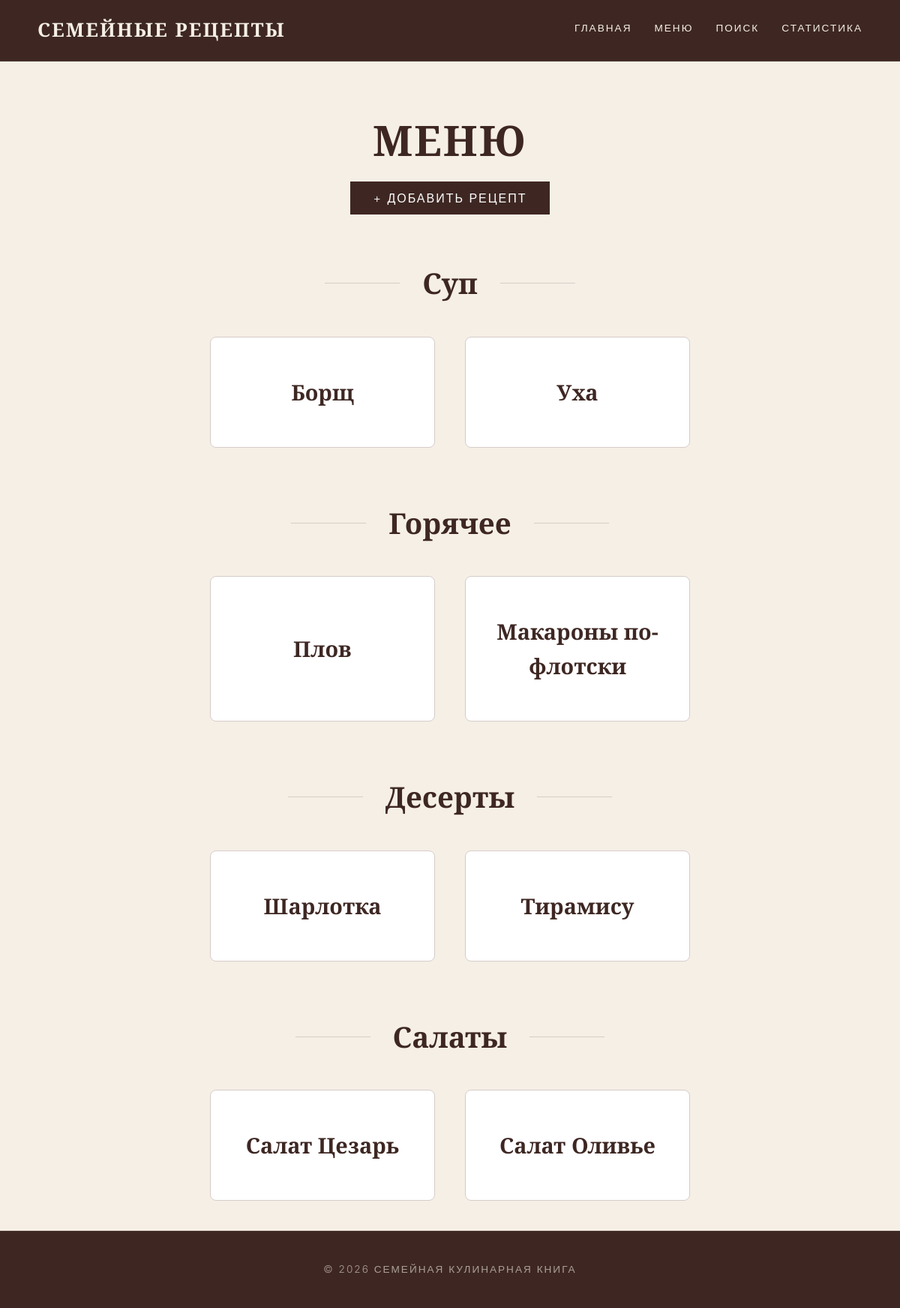
The app's page /menu/ with its own data.
### recipes/models.py (models this page shows, shortened)
class Category(models.Model):
    name = models.CharField(max_length=100, unique=True, verbose_name="Название категории")
    class Meta:
        verbose_name = "Категория"
        verbose_name_plural = "Категории"

class Recipe(models.Model):
    title = models.CharField(max_length=200, verbose_name="Название рецепта")
    category = models.ForeignKey(Category, on_delete=models.CASCADE, related_name="recipes", verbose_name="Категория")
    author = models.ForeignKey(Author, on_delete=models.SET_NULL, null=True, blank=True, related_name="recipes", verbose_name="Автор")
    cooking_time = models.PositiveIntegerField(help_text="Время в минутах", verbose_name="Время готовки")
    ingredients = models.TextField(verbose_name="Ингредиенты")
    instructions = models.TextField(verbose_name="Инструкция")
    image = models.ImageField(upload_to='recipes/', blank=True, null=True, verbose_name="Фото блюда")
    created_at = models.DateTimeField(auto_now_add=True, verbose_name="Дата создания")
    class Meta:
        verbose_name = "Рецепт"
        verbose_name_plural = "Рецепты"

### recipes/views.py (the view)
# urls.py: path('menu/', views.recipe_list, name='recipe_list'),
def recipe_list(request):
    recipes = Recipe.objects.select_related('category').all().order_by('category_id', 'id')
    paginator = Paginator(recipes, 20)
    page_obj = paginator.get_page(request.GET.get('page'))
    return render(request, 'recipes/recipe_list.html', {'page_obj': page_obj})

### recipes/templates/recipes/recipe_list.html (shortened to what this page needs)
{% extends "base.html" %}
{% block content %}
<div class="container">
    <h1 class="section-title">Меню</h1>
    <div style="text-align: center; margin-bottom: 40px;">
        <a href="{% url 'recipe_create' %}" style="background: var(--bg-dark); color: white; padding: 12px 30px; text-decoration: none; text-transform: uppercase; letter-spacing: 2px;">+ Добавить рецепт</a>
    </div>
    {% regroup page_obj by category.name as category_list %}
    {% for category in category_list %}
        <div class="category-group">
            <h2 class="category-heading">{{ category.grouper }}</h2>
            <div class="recipes-grid">
                {% for recipe in category.list %}
                    <a href="{% url 'recipe_detail' recipe.pk %}" class="recipe-card-link">
                        <div class="recipe-card">
                            <h3 class="recipe-title">{{ recipe.title }}</h3>
                        </div>
                    </a>
                {% endfor %}
            </div>
        </div>
    {% empty %}
        <p class="text-center">Рецептов пока нет.</p>
    {% endfor %}
</div>
{% endblock %}

### templates/base.html (style rules this page uses)
:root { --bg-cream: #F5EFE6; --bg-dark: #3E2723; --text-dark: #3E2723; --text-cream: #F5EFE6; --accent: #D35400; --border-color: #D7CCC8; }
* { box-sizing: border-box; margin: 0; padding: 0; }
body { background-color: var(--bg-cream); color: var(--text-dark); font-family: 'Inter', sans-serif; font-weight: 300; line-height: 1.6; display: flex; flex-direction: column; min-height: 100vh; }
h1, h2, h3, h4 { font-family: 'Playfair Display', serif; }
.container { max-width: 1140px; margin: 0 auto; padding: 0 20px; width: 100%; }

### recipes/templates/recipes/recipe_list.html (style rules this page uses)
.section-title { font-size: 3.5rem; text-align: center; margin-top: 60px; margin-bottom: 20px; color: var(--bg-dark); text-transform: uppercase; letter-spacing: 2px; }
.category-heading { font-family: 'Playfair Display', serif; font-size: 2.4rem; color: var(--bg-dark); margin-top: 70px; margin-bottom: 40px; display: flex; align-items: center; justify-content: center; gap: 30px; text-align: center; }
.category-heading::before, .category-heading::after { content: ''; height: 1px; width: 100px; background-color: var(--border-color); }
.recipes-grid { display: flex; flex-wrap: wrap; justify-content: center; gap: 40px; margin: 0 auto 40px auto; max-width: 1000px; }
.recipe-card-link { text-decoration: none; display: block; width: 300px; }
.recipe-card { background: #FFFFFF; border: 1px solid var(--border-color); border-radius: 8px; padding: 50px 20px; text-align: center; transition: all 0.4s ease; height: 100%; display: flex; flex-direction: column; justify-content: center; align-items: center; position: relative; overflow: hidden; }
.recipe-card::before { content: ''; position: absolute; top: 0; left: 0; width: 100%; height: 4px; background-color: var(--accent); transform: scaleX(0); transition: transform 0.3s ease; }
.recipe-title { color: var(--bg-dark); font-family: 'Playfair Display', serif; font-size: 1.8rem; font-weight: 600; margin: 0; transition: color 0.3s ease; }

### records on screen
Category: grouper "Суп"
Recipe: title "Борщ"
Recipe: title "Уха"
Category: grouper "Горячее"
Recipe: title "Плов"
Recipe: title "Макароны по-флотски"
Category: grouper "Десерты"
Recipe: title "Шарлотка"
Recipe: title "Тирамису"
Category: grouper "Салаты"
Recipe: title "Салат Цезарь"
Recipe: title "Салат Оливье"
